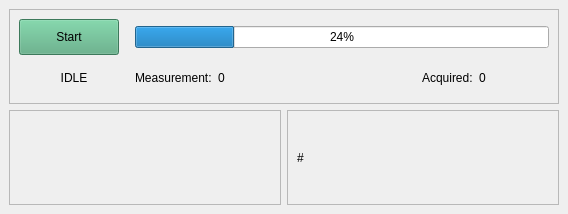
  <widget class="QDockWidget" name="dockWidget">
   <property name="sizePolicy">
    <sizepolicy hsizetype="Minimum" vsizetype="Minimum">
     <horstretch>0</horstretch>
     <verstretch>0</verstretch>
    </sizepolicy>
   </property>
   <property name="minimumSize">
    <size>
     <width>568</width>
     <height>214</height>
    </size>
   </property>
   <property name="maximumSize">
    <size>
     <width>524287</width>
     <height>524287</height>
    </size>
   </property>
   <property name="features">
    <set>QDockWidget::DockWidgetFloatable|QDockWidget::DockWidgetMovable</set>
   </property>
   <property name="allowedAreas">
    <set>Qt::RightDockWidgetArea</set>
   </property>
   <attribute name="dockWidgetArea">
    <number>2</number>
   </attribute>
   <widget class="QWidget" name="dockWidgetContent">
    <layout class="QGridLayout" name="gridLayout_7">
     <item row="0" column="0" colspan="2">
      <widget class="QFrame" name="frameAcquisition">
       <property name="maximumSize">
        <size>
         <width>16777215</width>
         <height>100</height>
        </size>
       </property>
       <property name="frameShape">
        <enum>QFrame::StyledPanel</enum>
       </property>
       <property name="frameShadow">
        <enum>QFrame::Raised</enum>
       </property>
       <layout class="QGridLayout" name="gridLayout_25">
        <item row="1" column="2">
         <widget class="QLabel" name="labelCurrentMeasurement">
          <property name="minimumSize">
           <size>
            <width>70</width>
            <height>0</height>
           </size>
          </property>
          <property name="maximumSize">
           <size>
            <width>70</width>
            <height>16777215</height>
           </size>
          </property>
          <property name="text">
           <string>0</string>
          </property>
         </widget>
        </item>
        <item row="0" column="1" colspan="5">
         <widget class="QProgressBar" name="progressBar">
          <property name="minimumSize">
           <size>
            <width>100</width>
            <height>0</height>
           </size>
          </property>
          <property name="value">
           <number>24</number>
          </property>
         </widget>
        </item>
        <item row="0" column="0">
         <widget class="QPushButton" name="pushButtonStart">
          <property name="minimumSize">
           <size>
            <width>0</width>
            <height>36</height>
           </size>
          </property>
          <property name="maximumSize">
           <size>
            <width>100</width>
            <height>16777215</height>
           </size>
          </property>
          <property name="palette">
           <palette>
            <active>
             <colorrole role="Button">
              <brush brushstyle="SolidPattern">
               <color alpha="255">
                <red>85</red>
                <green>170</green>
                <blue>127</blue>
               </color>
              </brush>
             </colorrole>
             <colorrole role="Base">
              <brush brushstyle="SolidPattern">
               <color alpha="255">
                <red>85</red>
                <green>170</green>
                <blue>127</blue>
               </color>
              </brush>
             </colorrole>
             <colorrole role="Window">
              <brush brushstyle="SolidPattern">
               <color alpha="255">
                <red>85</red>
                <green>170</green>
                <blue>127</blue>
               </color>
              </brush>
             </colorrole>
            </active>
            <inactive>
             <colorrole role="Button">
              <brush brushstyle="SolidPattern">
               <color alpha="255">
                <red>85</red>
                <green>170</green>
                <blue>127</blue>
               </color>
              </brush>
             </colorrole>
             <colorrole role="Base">
              <brush brushstyle="SolidPattern">
               <color alpha="255">
                <red>85</red>
                <green>170</green>
                <blue>127</blue>
               </color>
              </brush>
             </colorrole>
             <colorrole role="Window">
              <brush brushstyle="SolidPattern">
               <color alpha="255">
                <red>85</red>
                <green>170</green>
                <blue>127</blue>
               </color>
              </brush>
             </colorrole>
            </inactive>
            <disabled>
             <colorrole role="Button">
              <brush brushstyle="SolidPattern">
               <color alpha="255">
                <red>85</red>
                <green>170</green>
                <blue>127</blue>
               </color>
              </brush>
             </colorrole>
             <colorrole role="Base">
              <brush brushstyle="SolidPattern">
               <color alpha="255">
                <red>85</red>
                <green>170</green>
                <blue>127</blue>
               </color>
              </brush>
             </colorrole>
             <colorrole role="Window">
              <brush brushstyle="SolidPattern">
               <color alpha="255">
                <red>85</red>
                <green>170</green>
                <blue>127</blue>
               </color>
              </brush>
             </colorrole>
            </disabled>
           </palette>
          </property>
          <property name="toolTip">
           <string>Shift + Enter is the keyboard shortcut to start/stop acquisition from any tab</string>
          </property>
          <property name="styleSheet">
           <string notr="true">QPushButton {background-color: rgb(85, 170, 127);} 
QPushButton:checked{background-color: red;}</string>
          </property>
          <property name="text">
           <string>Start</string>
          </property>
          <property name="checkable">
           <bool>true</bool>
          </property>
         </widget>
        </item>
        <item row="1" column="0">
         <widget class="QLabel" name="labelDetectorStatus">
          <property name="minimumSize">
           <size>
            <width>110</width>
            <height>0</height>
           </size>
          </property>
          <property name="text">
           <string>IDLE</string>
          </property>
          <property name="alignment">
           <set>Qt::AlignCenter</set>
          </property>
         </widget>
        </item>
        <item row="1" column="4">
         <widget class="QLabel" name="label_137">
          <property name="minimumSize">
           <size>
            <width>0</width>
            <height>0</height>
           </size>
          </property>
          <property name="maximumSize">
           <size>
            <width>70</width>
            <height>16777215</height>
           </size>
          </property>
          <property name="text">
           <string>Acquired:</string>
          </property>
         </widget>
        </item>
        <item row="1" column="5">
         <widget class="QLabel" name="labelAcquiredFrames">
          <property name="minimumSize">
           <size>
            <width>70</width>
            <height>0</height>
           </size>
          </property>
          <property name="maximumSize">
           <size>
            <width>70</width>
            <height>16777215</height>
           </size>
          </property>
          <property name="text">
           <string>0</string>
          </property>
         </widget>
        </item>
        <item row="1" column="1">
         <widget class="QLabel" name="label_134">
          <property name="minimumSize">
           <size>
            <width>0</width>
            <height>0</height>
           </size>
          </property>
          <property name="maximumSize">
           <size>
            <width>100</width>
            <height>16777215</height>
           </size>
          </property>
          <property name="text">
           <string>Measurement:</string>
          </property>
         </widget>
        </item>
        <item row="1" column="3">
         <spacer name="horizontalSpacer_24">
          <property name="orientation">
           <enum>Qt::Horizontal</enum>
          </property>
          <property name="sizeHint" stdset="0">
           <size>
            <width>40</width>
            <height>20</height>
           </size>
          </property>
         </spacer>
        </item>
       </layout>
      </widget>
     </item>
     <item row="1" column="0" colspan="2">
      <layout class="QHBoxLayout" name="horizontalLayout">
       <item>
        <widget class="QFrame" name="framePatternViewer">
         <property name="frameShape">
          <enum>QFrame::StyledPanel</enum>
         </property>
         <property name="frameShadow">
          <enum>QFrame::Raised</enum>
         </property>
         <layout class="QGridLayout" name="gridLayoutPatternViewer"/>
        </widget>
       </item>
       <item>
        <widget class="QFrame" name="framePlot">
         <property name="frameShape">
          <enum>QFrame::StyledPanel</enum>
         </property>
         <property name="frameShadow">
          <enum>QFrame::Raised</enum>
         </property>
         <layout class="QVBoxLayout" name="verticalLayoutPlot">
          <item>
           <widget class="QLabel" name="labelFrameNumber">
            <property name="text">
             <string>#</string>
            </property>
           </widget>
          </item>
         </layout>
        </widget>
       </item>
      </layout>
     </item>
    </layout>
   </widget>
  </widget>
